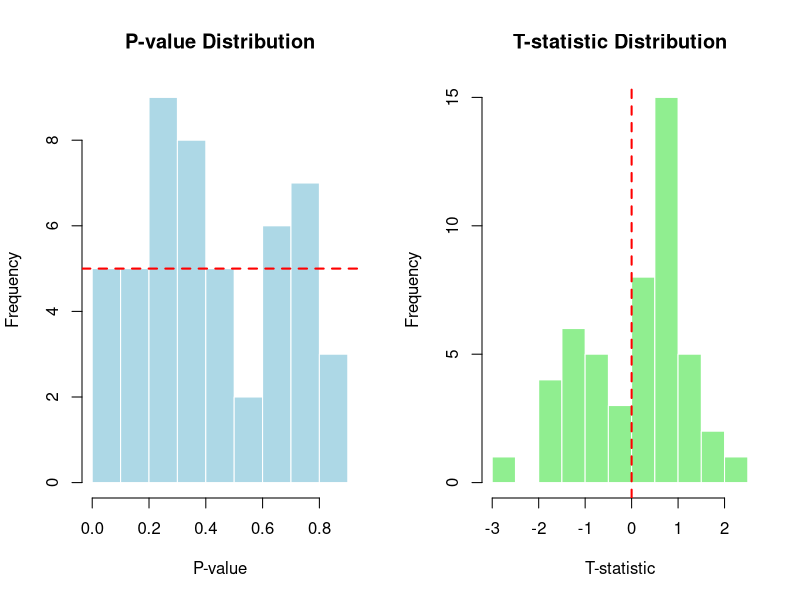

The R source for this figure:
################################################################################
# QUICK TEST VERSION - QAP Regression Type I Error Test
################################################################################
# This is a rapid test version with reduced parameters to verify functionality
# before running the full simulation.

# Set seed for reproducibility
set.seed(42)

# Load required packages
if (!require("sna", quietly = TRUE)) {
  stop("Package 'sna' is required. Install with: install.packages('sna')")
}

# Note: Functions are defined inline below (copied from main script)
# This avoids running the full simulation when sourcing

################################################################################
# HELPER FUNCTIONS
################################################################################

generate_node_attributes <- function(n, n_categories = 3) {
  categories <- rep(1:n_categories, length.out = n)
  sample(categories)
}

create_same_cat_matrix <- function(node_attr) {
  n <- length(node_attr)
  same_cat <- matrix(0, n, n)
  for (i in 1:n) {
    for (j in 1:n) {
      same_cat[i, j] <- as.integer(node_attr[i] == node_attr[j])
    }
  }
  diag(same_cat) <- 0
  return(same_cat)
}

calculate_reciprocity <- function(adj) {
  recip_edges <- sum(adj * t(adj))
  total_edges <- sum(adj)
  if (total_edges == 0) return(0)
  return(recip_edges / total_edges)
}

calculate_homophily <- function(adj, node_attr) {
  same_cat <- create_same_cat_matrix(node_attr)
  within_edges <- sum(adj * same_cat)
  total_edges <- sum(adj)
  if (total_edges == 0) return(0)
  return(within_edges / total_edges)
}

add_reciprocal_edge <- function(adj) {
  non_recip <- which(adj == 1 & t(adj) == 0)
  if (length(non_recip) > 0) {
    idx <- sample(non_recip, 1)
    i <- ((idx - 1) %% nrow(adj)) + 1
    j <- ((idx - 1) %/% nrow(adj)) + 1
    adj[j, i] <- 1
  }
  return(adj)
}

remove_reciprocal_edge <- function(adj) {
  recip <- which(adj == 1 & t(adj) == 1)
  if (length(recip) > 0) {
    idx <- sample(recip, 1)
    i <- ((idx - 1) %% nrow(adj)) + 1
    j <- ((idx - 1) %/% nrow(adj)) + 1
    if (runif(1) > 0.5) {
      adj[i, j] <- 0
    } else {
      adj[j, i] <- 0
    }
  }
  return(adj)
}

add_transitive_edge <- function(adj) {
  n <- nrow(adj)
  for (attempt in 1:10) {
    i <- sample(1:n, 1)
    j_options <- which(adj[i, ] == 1)
    if (length(j_options) > 0) {
      j <- sample(j_options, 1)
      k_options <- which(adj[j, ] == 1 & adj[i, ] == 0 & (1:n) != i)
      if (length(k_options) > 0) {
        k <- sample(k_options, 1)
        adj[i, k] <- 1
        return(adj)
      }
    }
  }
  return(adj)
}

remove_transitive_edge <- function(adj) {
  n <- nrow(adj)
  for (attempt in 1:10) {
    i <- sample(1:n, 1)
    k_options <- which(adj[i, ] == 1)
    if (length(k_options) > 0) {
      k <- sample(k_options, 1)
      j_options <- which(adj[i, ] == 1 & adj[, k] == 1)
      if (length(j_options) > 0) {
        adj[i, k] <- 0
        return(adj)
      }
    }
  }
  return(adj)
}

add_homophilous_edge <- function(adj, node_attr) {
  n <- nrow(adj)
  for (attempt in 1:20) {
    i <- sample(1:n, 1)
    same_cat_nodes <- which(node_attr == node_attr[i] & adj[i, ] == 0 & (1:n) != i)
    if (length(same_cat_nodes) > 0) {
      j <- sample(same_cat_nodes, 1)
      adj[i, j] <- 1
      return(adj)
    }
  }
  return(adj)
}

remove_homophilous_edge <- function(adj, node_attr) {
  n <- nrow(adj)
  for (attempt in 1:20) {
    edges <- which(adj == 1)
    if (length(edges) == 0) return(adj)
    idx <- sample(edges, 1)
    i <- ((idx - 1) %% n) + 1
    j <- ((idx - 1) %/% n) + 1
    if (node_attr[i] == node_attr[j]) {
      adj[i, j] <- 0
      return(adj)
    }
  }
  return(adj)
}

generate_network <- function(n, node_attr, density = 0.1, reciprocity = 0.4,
                             transitivity = 0.3, homophily = 0.6,
                             max_iter = 2000, tol = 0.08) {
  n_edges <- round(n * (n - 1) * density)
  adj <- matrix(0, n, n)
  diag(adj) <- 0
  possible_edges <- which(upper.tri(adj) | lower.tri(adj))
  edge_idx <- sample(possible_edges, min(n_edges, length(possible_edges)))
  adj[edge_idx] <- 1

  for (iter in 1:max_iter) {
    current_recip <- calculate_reciprocity(adj)
    current_trans <- sna::gtrans(adj)
    current_homoph <- calculate_homophily(adj, node_attr)
    current_density <- sum(adj) / (n * (n - 1))

    recip_ok <- abs(current_recip - reciprocity) < tol
    trans_ok <- abs(current_trans - transitivity) < tol
    homoph_ok <- abs(current_homoph - homophily) < tol

    if (recip_ok && trans_ok && homoph_ok) {
      break
    }

    if (!recip_ok) {
      if (current_recip < reciprocity - tol) {
        adj <- add_reciprocal_edge(adj)
      } else if (current_recip > reciprocity + tol) {
        adj <- remove_reciprocal_edge(adj)
      }
    }

    if (!trans_ok) {
      if (current_trans < transitivity - tol) {
        adj <- add_transitive_edge(adj)
      } else if (current_trans > transitivity + tol) {
        adj <- remove_transitive_edge(adj)
      }
    }

    if (!homoph_ok) {
      if (current_homoph < homophily - tol) {
        adj <- add_homophilous_edge(adj, node_attr)
      } else if (current_homoph > homophily + tol) {
        adj <- remove_homophilous_edge(adj, node_attr)
      }
    }

    if (current_density < density - 0.03) {
      zeros <- which(adj == 0 & row(adj) != col(adj))
      if (length(zeros) > 0) {
        adj[sample(zeros, 1)] <- 1
      }
    } else if (current_density > density + 0.03) {
      ones <- which(adj == 1)
      if (length(ones) > 0) {
        adj[sample(ones, 1)] <- 0
      }
    }
  }

  return(adj)
}

qap_regression <- function(Y, X, SameCat = NULL, nperm = 1000,
                            include_samecat = TRUE) {
  if (!is.matrix(Y) || !is.matrix(X)) {
    stop("Y and X must be matrices")
  }
  if (!identical(dim(Y), dim(X))) {
    stop("Y and X must have the same dimensions")
  }

  n <- nrow(Y)
  y_vec <- Y[lower.tri(Y) | upper.tri(Y)]
  x_vec <- X[lower.tri(X) | upper.tri(X)]

  if (include_samecat && !is.null(SameCat)) {
    result <- sna::netlm(Y, list(X, SameCat), mode = "digraph",
                         nullhyp = "qap", reps = nperm)
    x_coef <- result$coefficients[2]
    x_tstat <- result$tstat[2]
    x_pval <- result$pleeq[2]
    x_pval_two <- 2 * min(x_pval, 1 - x_pval)

    sc_coef <- result$coefficients[3]
    sc_tstat <- result$tstat[3]
    sc_pval <- result$pleeq[3]
    sc_pval_two <- 2 * min(sc_pval, 1 - sc_pval)

    return(list(
      x_coef = x_coef,
      x_tstat = x_tstat,
      x_pval = x_pval_two,
      samecat_coef = sc_coef,
      samecat_tstat = sc_tstat,
      samecat_pval = sc_pval_two,
      model = result
    ))
  } else {
    result <- sna::netlm(Y, X, mode = "digraph",
                         nullhyp = "qap", reps = nperm)
    x_coef <- result$coefficients[2]
    x_tstat <- result$tstat[2]
    x_pval <- result$pleeq[2]
    x_pval_two <- 2 * min(x_pval, 1 - x_pval)

    return(list(
      x_coef = x_coef,
      x_tstat = x_tstat,
      x_pval = x_pval_two,
      model = result
    ))
  }
}

################################################################################
# QUICK TEST
################################################################################

cat("\n")
cat(paste(rep("=", 80), collapse=""), "\n", sep="")
cat("QUICK TEST RUN (Reduced Parameters)\n")
cat(paste(rep("=", 80), collapse=""), "\n\n", sep="")

# Test parameters - much smaller for quick verification
n_simulations <- 50  # Just 50 tests for quick check
n_permutations <- 100  # Fewer permutations
network_sizes <- c(20)  # Just one small size

cat("Testing with:\n")
cat(sprintf("  - %d simulations\n", n_simulations))
cat(sprintf("  - %d permutations per test\n", n_permutations))
cat(sprintf("  - Network size: %d nodes\n\n", network_sizes[1]))

# Network parameters
target_density <- 0.15
target_reciprocity <- 0.4
target_transitivity <- 0.3
target_homophily <- 0.6
n_categories <- 3

# Run quick test
n_nodes <- network_sizes[1]
p_values_x <- numeric(n_simulations)
t_stats_x <- numeric(n_simulations)
actual_cors_xy <- numeric(n_simulations)

start_time <- Sys.time()
cat("Running tests: ")

for (i in 1:n_simulations) {
  if (i %% 10 == 0) cat(sprintf("%d ", i))

  # Generate node attributes
  node_attr_X <- generate_node_attributes(n_nodes, n_categories)
  node_attr_Y <- generate_node_attributes(n_nodes, n_categories)

  # Generate two independent networks
  X <- generate_network(n_nodes, node_attr_X, target_density,
                        target_reciprocity, target_transitivity,
                        target_homophily)
  Y <- generate_network(n_nodes, node_attr_Y, target_density,
                        target_reciprocity, target_transitivity,
                        target_homophily)

  # Create SameCat matrix
  SameCat_Y <- create_same_cat_matrix(node_attr_Y)

  # Calculate actual correlation
  x_vec <- X[lower.tri(X) | upper.tri(X)]
  y_vec <- Y[lower.tri(Y) | upper.tri(Y)]
  actual_cors_xy[i] <- cor(x_vec, y_vec)

  # Run QAP regression
  qap_result <- qap_regression(Y, X, SameCat_Y, nperm = n_permutations,
                                include_samecat = TRUE)
  p_values_x[i] <- qap_result$x_pval
  t_stats_x[i] <- qap_result$x_tstat
}

end_time <- Sys.time()
runtime <- as.numeric(difftime(end_time, start_time, units = "secs"))

cat("\n\n")
cat("RESULTS:\n")
cat("--------\n")
cat(sprintf("Type I Error Rate (p < 0.05): %.3f\n", mean(p_values_x < 0.05)))
cat(sprintf("Mean actual correlation X-Y: %.4f (should be ~0)\n",
            mean(actual_cors_xy)))
cat(sprintf("Mean t-statistic: %.4f (should be ~0)\n", mean(t_stats_x)))
cat(sprintf("Runtime: %.1f seconds\n\n", runtime))

# Quick histogram
par(mfrow = c(1, 2))

hist(p_values_x, breaks = 10, main = "P-value Distribution",
     xlab = "P-value", col = "lightblue", border = "white")
abline(h = n_simulations/10, col = "red", lty = 2, lwd = 2)

hist(t_stats_x, breaks = 10, main = "T-statistic Distribution",
     xlab = "T-statistic", col = "lightgreen", border = "white")
abline(v = 0, col = "red", lty = 2, lwd = 2)

par(mfrow = c(1, 1))

cat("Quick test completed successfully!\n")
cat("  Run the full script (qap_regression_type1_error_autocorrelation.R)\n")
cat("  for complete analysis with 2000 simulations.\n\n")
